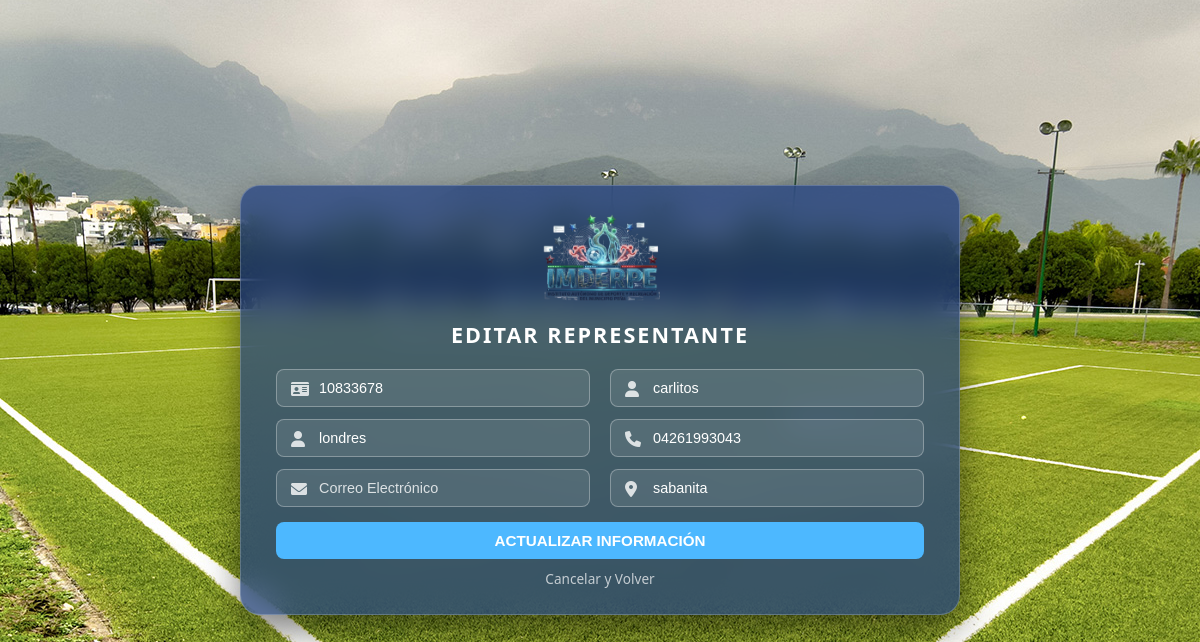
/vista/editar_representante.php?id=1 (signed in), run on the app's committed database.
### tables this page shows
CREATE TABLE `representantes` (
  `id` int(150) NOT NULL,
  `cedula` varchar(20) NOT NULL,
  `nombre` varchar(100) NOT NULL,
  `apellido` varchar(100) NOT NULL,
  `telefono` varchar(30) NOT NULL,
  `correo` varchar(100) NOT NULL,
  `direccion` text NOT NULL
);

### vista/editar_representante.php (the view, shortened to what this page needs)
<?php
require_once '../controlador/conexion.php';
if (isset($_GET['id'])) {$id = intval($_GET['id']);$sql = "SELECT id, cedula, nombre, apellido, telefono, correo, direccion FROM representantes WHERE id = $id";
    $resultado = $conexion->query($sql);
    $representante =$resultado->fetch_assoc();
} else {
    header("Location: ver_representantes.php");
    exit();
}
?>
<!DOCTYPE html>
<html lang="es">
<head>
    <link rel="stylesheet" href="../estilo/style7.css">
    <link rel="stylesheet" href="https://cdnjs.cloudflare.com/ajax/libs/font-awesome/6.0.0/css/all.min.css">
</head>
<body>
    <div class="login-container">
        <form action="../controlador/controlador_editar_representante.php" method="POST" class="glass-form" novalidate>
            <div class="logo-container">
                <img src="../estilo/logo.png" alt="Logo IMDERPE" class="logo-form">
            </div>
            <h2 class="form-title">EDITAR REPRESENTANTE</h2>
            <div class="form-grid">
                <div class="input-group">
                    <i class="fas fa-id-card"></i>
                    <input type="text" name="cedula" id="cedula" value="<?php echo htmlspecialchars($representante['cedula']); ?>" placeholder="Cédula de Identidad">
                </div>
                <div class="input-group">
                    <i class="fas fa-user"></i>
                    <input type="text" name="nombre" id="nombre" value="<?php echo htmlspecialchars($representante['nombre']); ?>" placeholder="Nombre">
                </div>
                <div class="input-group">
                    <i class="fas fa-user"></i>
                    <input type="text" name="apellido" id="apellido" value="<?php echo htmlspecialchars($representante['apellido']); ?>" placeholder="Apellido">
                </div>
                <div class="input-group">
                    <i class="fas fa-phone"></i>
                    <input type="text" name="telefono" id="telefono" value="<?php echo htmlspecialchars($representante['telefono'] ?? ''); ?>" placeholder="Número de Teléfono">
                </div>
                <div class="input-group">
                    <i class="fas fa-envelope"></i>
                    <input type="email" name="correo" id="correo" value="<?php echo htmlspecialchars($representante['correo']); ?>" placeholder="Correo Electrónico">
                </div>
                <div class="input-group">
                    <i class="fas fa-map-marker-alt"></i>
                    <input type="text" name="direccion" id="direccion" value="<?php echo htmlspecialchars($representante['direccion']); ?>" placeholder="Dirección">
                </div>
            </div>
            <div class="action-row">
                <button type="submit" class="btn-update">ACTUALIZAR INFORMACIÓN</button>
                <a href="ver_representantes.php" class="btn-cancel">Cancelar y Volver</a>
            </div>
        </form>
    </div>
</body>
</html>

### estilo/style7.css (style rules this page uses)
body { margin: 0; padding: 0; font-family: 'Segoe UI', sans-serif; background-image: url('../estilo/background_cancha.jpg'); background-size: cover; background-position: center; background-attachment: fixed; height: 100vh; display: flex; justify-content: center; align-items: center; overflow: hidden; }
.login-container { width: 100%; max-width: 720px; padding: 15px; }
.glass-form { background: rgba(29, 61, 129, 0.7); backdrop-filter: blur(15px); -webkit-backdrop-filter: blur(15px); border: 1px solid rgba(255, 255, 255, 0.2); border-radius: 20px; padding: 25px 35px; box-shadow: 0 15px 35px rgba(0,0,0,0.5); text-align: center; }
.logo-form { width: 128px; height: auto; margin-bottom: 10px; display: block; margin-left: auto; margin-right: auto; }
.form-title { color: white; margin-bottom: 20px; text-transform: uppercase; letter-spacing: 2px; font-size: 1.35rem; }
.form-grid { display: grid; grid-template-columns: 1fr 1fr; gap: 12px 20px; align-items: start; }
.input-group { position: relative; margin-bottom: 0px; display: flex; flex-direction: column; align-items: flex-start; }
.input-group i { position: absolute; left: 15px; top: 20px; transform: translateY(-50%); color: rgba(255, 255, 255, 0.8); z-index: 2; }
.input-group input, .input-group select { width: 100%; padding: 10px 12px 10px 42px; background: rgba(255, 255, 255, 0.1) !important; border: 1px solid rgba(255, 255, 255, 0.3); border-radius: 8px; color: white; outline: none; box-sizing: border-box; font-size: 0.9rem; transition: border-color 0.3s ease; }
.input-group input::placeholder { color: rgba(255, 255, 255, 0.8); }
.action-row { margin-top: 15px; }
.btn-update { width: 100%; padding: 10px; background: #4db8ff; border: none; border-radius: 8px; color: white; font-weight: bold; cursor: pointer; transition: 0.3s; text-transform: uppercase; font-size: 0.95rem; }
.btn-cancel { display: inline-block; margin-top: 10px; color: white; text-decoration: none; font-size: 0.85rem; opacity: 0.7; transition: 0.3s; }

### data on the page
representantes: cedula "10833678", nombre "carlitos", apellido "londres", telefono "04261993043", direccion "sabanita"
